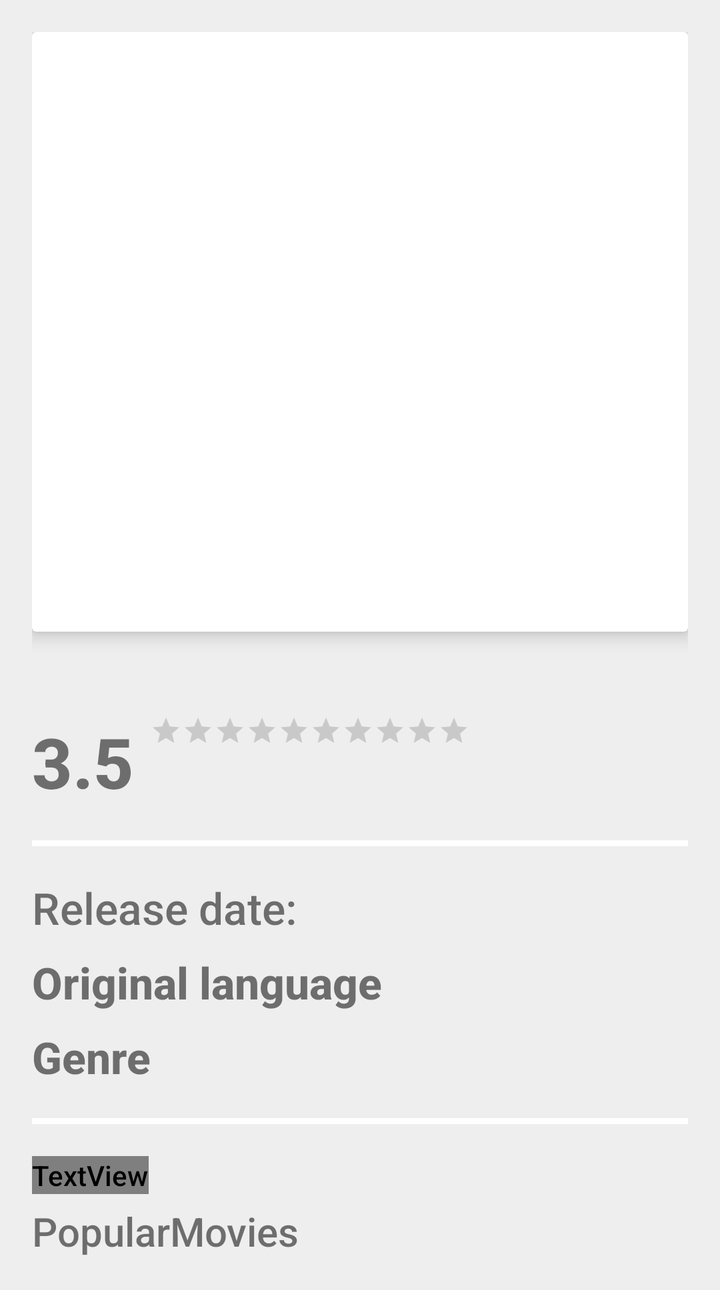
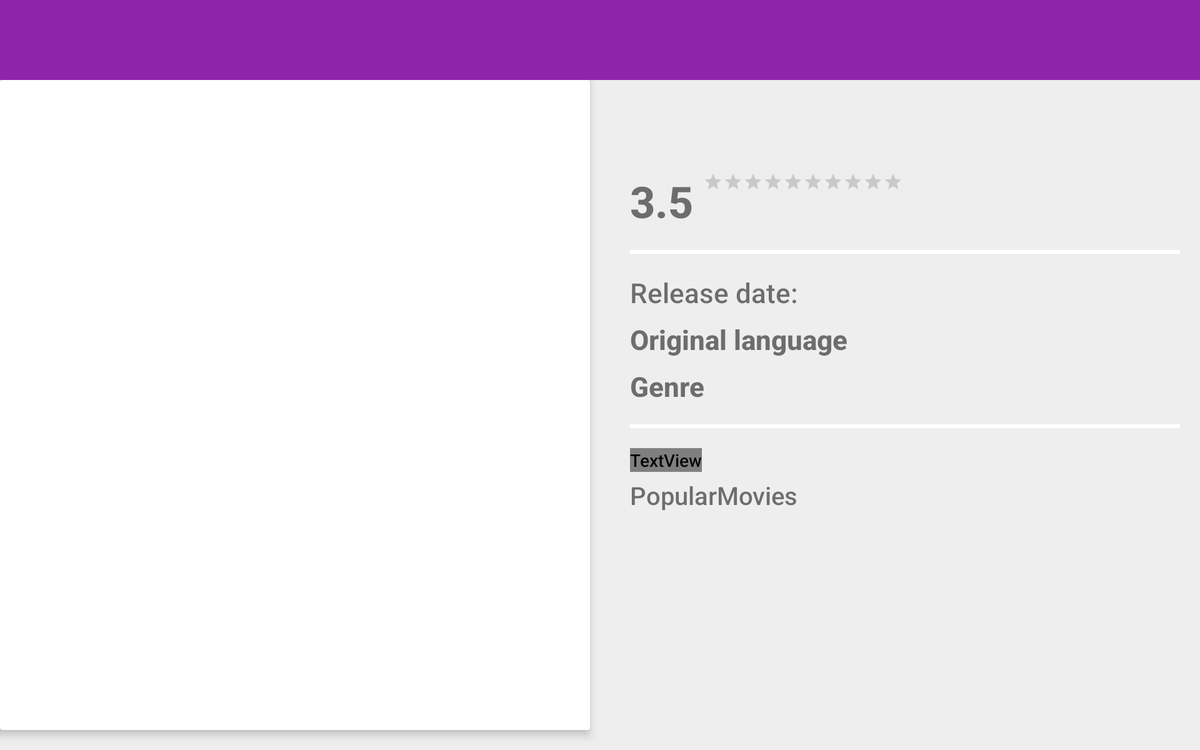

First picture: res/layout/ on a phone held upright. Second picture: the repository's own variant of that layout, on a device whose configuration matches the variant's folder. Source for both follows.
<!-- AndroidManifest.xml: application theme AppTheme -->
<!-- res/layout/fragment_main_detail.xml -->
<?xml version="1.0" encoding="utf-8"?>
<ScrollView android:layout_width="match_parent"
            android:layout_height="match_parent"
            android:id="@+id/scroller"
            android:background="@color/background"
            xmlns:android="http://schemas.android.com/apk/res/android">

    <RelativeLayout
            android:padding="16dp"
            xmlns:tools="http://schemas.android.com/tools"
            android:layout_width="match_parent"
            android:layout_height="wrap_content"
            xmlns:android="http://schemas.android.com/apk/res/android"
            xmlns:app="http://schemas.android.com/apk/res-auto">

        <android.support.v7.widget.CardView
                android:layout_width="match_parent"
                android:layout_height="@dimen/card_size"
                android:id="@+id/card_movie_details"
                app:cardElevation="@dimen/default_card_elevation"
                android:padding="@dimen/view_side_margin">


            <ImageView
                    android:id="@+id/movie_image"
                    android:scaleType="centerCrop"
                    android:layout_width="match_parent"
                    android:layout_height="match_parent"/>


        </android.support.v7.widget.CardView>


            <include
                    android:layout_width="match_parent"
                    android:layout_height="wrap_content"
                    android:layout_below="@+id/card_movie_details"
                    layout="@layout/layout_main_detail" />


    </RelativeLayout>
</ScrollView>
<!-- res/layout/layout_main_detail.xml (included above) -->
<?xml version="1.0" encoding="utf-8"?>
<RelativeLayout
        xmlns:android="http://schemas.android.com/apk/res/android"
        android:layout_width="match_parent"
        xmlns:tools="http://schemas.android.com/tools"
        xmlns:app="http://schemas.android.com/apk/res-auto"
        android:layout_marginTop="@dimen/inter_block_margin"
        android:layout_height="wrap_content">

    <TextView
            android:id="@+id/tv_title"
            android:textSize="@dimen/big_text_size"
            android:textStyle="bold"
            android:layout_width="wrap_content"
            android:layout_marginBottom="@dimen/inter_view_margin"
            android:layout_height="wrap_content"/>

    <TextView
            android:id="@+id/tv_rating_score"
            android:textSize="@dimen/largest_text_size"
            android:layout_below="@+id/tv_title"
            android:textStyle="bold"
            android:text="3.5"
            android:layout_marginEnd="@dimen/inter_view_margin"
            android:layout_marginRight="@dimen/inter_view_margin"
            android:layout_width="wrap_content"
            android:layout_height="wrap_content"/>

    <RatingBar
            android:id="@+id/rb_user_rating"
            style="?attr/ratingBarStyleSmall"
            android:numStars="10"
            android:stepSize="0.1"
            android:layout_toRightOf="@+id/tv_rating_score"
            android:layout_toEndOf="@+id/tv_rating_score"
            android:layout_below="@+id/tv_title"
            android:layout_alignTop="@+id/tv_rating_score"
            android:layout_width="wrap_content"
            android:layout_height="wrap_content"/>

    <TextView
            android:id="@+id/tv_number_pple_rated"
            android:layout_width="wrap_content"
            android:layout_alignBottom="@+id/tv_rating_score"
            android:layout_toEndOf="@+id/tv_rating_score"
            android:layout_toRightOf="@+id/tv_rating_score"
            android:layout_height="wrap_content"/>

    <View
            android:id="@+id/stub_1"
            android:layout_marginTop="@dimen/inter_block_margin"
            android:background="@android:color/white"
            android:layout_marginBottom="@dimen/inter_block_margin"
            android:layout_below="@+id/tv_rating_score"
            android:layout_width="match_parent"
            android:layout_height="3dp"/>

    <TextView
            android:id="@+id/tv_date"
            android:textSize="@dimen/title_text_size"
            android:layout_below="@+id/stub_1"
            android:layout_marginEnd="@dimen/inter_view_margin"
            android:layout_marginRight="@dimen/inter_view_margin"
            android:text="@string/release_date"
            android:layout_marginBottom="@dimen/inter_view_margin"
            android:layout_width="wrap_content"
            android:layout_height="wrap_content"/>
    <TextView
            android:id="@+id/tv_release_date"
            android:textSize="@dimen/title_text_size"
            android:layout_toRightOf="@+id/tv_language_label"
            android:layout_toEndOf="@+id/tv_language_label"
            android:layout_marginStart="@dimen/view_side_margin"
            android:layout_alignBaseline="@+id/tv_date"
            android:layout_marginLeft="@dimen/view_side_margin"
            android:layout_marginBottom="@dimen/inter_view_margin"
            android:layout_width="wrap_content"
            android:layout_height="wrap_content"/>

    <TextView
            android:id="@+id/tv_language_label"
            android:textSize="@dimen/title_text_size"
            android:textStyle="bold"
            android:layout_marginEnd="@dimen/inter_view_margin"
            android:layout_marginRight="@dimen/inter_view_margin"
            android:layout_below="@+id/tv_date"
            android:text="@string/original_language"
            android:layout_width="wrap_content"
            android:layout_height="wrap_content"/>

    <TextView
            android:id="@+id/tv_language"
            android:textSize="@dimen/title_text_size"
            android:layout_alignBaseline="@+id/tv_language_label"
            android:layout_toRightOf="@+id/tv_language_label"
            android:layout_toEndOf="@+id/tv_language_label"
            android:layout_width="wrap_content"
            android:layout_height="wrap_content"/>

    <TextView
            android:id="@+id/tv_genre_label"
            android:textSize="@dimen/title_text_size"
            android:layout_width="wrap_content"
            android:text="@string/genre"
            android:textStyle="bold"
            android:layout_marginRight="@dimen/inter_view_margin"
            android:layout_marginEnd="@dimen/inter_view_margin"
            android:layout_marginTop="@dimen/inter_view_margin"
            android:layout_below="@+id/tv_language_label"
            android:layout_height="wrap_content"/>

    <TextView
            android:id="@+id/tv_genre"
            android:textSize="@dimen/title_text_size"
            android:layout_alignBaseline="@+id/tv_genre_label"
            android:layout_toRightOf="@+id/tv_language_label"
            android:layout_toEndOf="@+id/tv_language_label"
            android:layout_below="@+id/tv_language_label"
            android:layout_width="wrap_content"
            android:layout_height="wrap_content"/>

    <View
            android:id="@+id/stub_2"
            android:layout_marginTop="@dimen/inter_block_margin"
            android:background="@android:color/white"
            android:layout_marginBottom="@dimen/inter_block_margin"
            android:layout_below="@+id/tv_genre"
            android:layout_width="match_parent"
            android:layout_height="3dp"/>


    <TextView
            android:id="@+id/tv_synopsis"
            android:textSize="@dimen/title_text_size"
            android:text="@string/plot_synopsis"
            android:textStyle="bold"
            android:fontFamily="roboto"
            android:layout_below="@+id/stub_2"
            android:layout_marginBottom="@dimen/view_side_margin"
            android:layout_width="wrap_content"
            android:layout_height="wrap_content"/>
    <TextView
            android:id="@+id/tv_summary"
            android:textSize="@dimen/body_text_size"
            android:layout_below="@+id/tv_synopsis"
            android:layout_width="match_parent"
            tools:text="@string/app_name"
            android:layout_height="wrap_content"/>

</RelativeLayout>
<!-- resources referenced by this layout -->
<resources>
  <color name="background">#EEEEEE</color>
  <dimen name="big_text_size">25sp</dimen>
  <dimen name="body_text_size">20sp</dimen>
  <dimen name="card_size">300dp</dimen>
  <dimen name="default_card_elevation">5dp</dimen>
  <dimen name="inter_block_margin">16dp</dimen>
  <dimen name="inter_view_margin">8dp</dimen>
  <dimen name="largest_text_size">35sp</dimen>
  <dimen name="title_text_size">22sp</dimen>
  <dimen name="view_side_margin">5dp</dimen>
  <string name="app_name">PopularMovies</string>
  <string name="genre">Genre</string>
  <string name="original_language">Original language</string>
  <string name="plot_synopsis">Synopsis</string>
  <string name="release_date">Release date:</string>
  <style name="AppTheme" parent="Theme.AppCompat.Light.NoActionBar">
          
          <item name="colorPrimary">@color/colorPrimary</item>
          <item name="colorPrimaryDark">@color/colorPrimaryDark</item>
          <item name="colorAccent">@color/colorAccent</item>
          <item name="android:textViewStyle">@style/RobotoTextView</item>
          <item name="buttonStyle">@style/RobotoButton</item>
          
      </style>
  <color name="colorPrimary">#8e24aa</color>
  <color name="colorPrimaryDark">#7b1fa2</color>
  <color name="colorAccent">#00897b</color>
  <style name="RobotoTextView" parent="android:Widget.TextView">
          <item name="android:fontFamily">@string/font_family_medium</item>
      </style>
  <style name="RobotoButton" parent="android:Widget.Button">
          <item name="android:fontFamily">@string/font_family_medium</item>
      </style>
  <string name="font_family_medium">sans-serif-medium</string>
</resources>
<!-- res/layout-sw600dp-land/fragment_main_detail.xml (the repository's variant of the layout above) -->
<!-- drawn on a 7-inch tablet turned sideways -->
<?xml version="1.0" encoding="utf-8"?>
<RelativeLayout android:layout_width="match_parent"
                android:layout_height="match_parent"
                xmlns:android="http://schemas.android.com/apk/res/android">

    <android.support.v7.widget.Toolbar
            android:layout_width="match_parent"
            android:minHeight="?attr/actionBarSize"
            android:id="@+id/toolbar"
            android:background="?attr/colorPrimary"
            android:layout_height="wrap_content"/>

    <LinearLayout
            android:layout_width="match_parent"
            android:orientation="horizontal"
            android:layout_below="@+id/toolbar"
            android:background="@color/background"
            xmlns:tools="http://schemas.android.com/tools"
            xmlns:android="http://schemas.android.com/apk/res/android"
            android:layout_height="match_parent">


        <android.support.v7.widget.CardView
                android:layout_width="@dimen/zero_dp"
                android:layout_height="match_parent"
                xmlns:app="http://schemas.android.com/apk/res-auto"
                android:layout_marginBottom="@dimen/inter_block_margin"
                android:padding="@dimen/inter_block_margin"
                android:layout_weight="3"
                app:cardElevation="@dimen/default_card_elevation">


            <ImageView
                    android:id="@+id/movie_image"
                    android:scaleType="centerCrop"
                    android:layout_width="match_parent"
                    android:layout_height="match_parent"/>

        </android.support.v7.widget.CardView>

        <ScrollView
                android:scrollbars="vertical"
                android:layout_width="0dp"
                android:layout_weight="3"
                android:id="@+id/scroller"
                android:padding="@dimen/inter_block_margin"
                android:layout_marginStart="@dimen/inter_block_margin"
                android:layout_marginLeft="@dimen/inter_block_margin"
                android:layout_height="match_parent">

            <include layout="@layout/layout_main_detail" />
        </ScrollView>

    </LinearLayout>
</RelativeLayout>
<!-- resources referenced by the variant -->
<!-- as a 7-inch tablet turned sideways resolves them -->
<resources>
  <color name="background">#EEEEEE</color>
  <dimen name="big_text_size">25sp</dimen>
  <dimen name="body_text_size">20sp</dimen>
  <dimen name="default_card_elevation">5dp</dimen>
  <dimen name="inter_block_margin">16dp</dimen>
  <dimen name="inter_view_margin">8dp</dimen>
  <dimen name="largest_text_size">35sp</dimen>
  <dimen name="title_text_size">22sp</dimen>
  <dimen name="view_side_margin">5dp</dimen>
  <dimen name="zero_dp">0dp</dimen>
  <string name="app_name">PopularMovies</string>
  <string name="genre">Genre</string>
  <string name="original_language">Original language</string>
  <string name="plot_synopsis">Synopsis</string>
  <string name="release_date">Release date:</string>
  <style name="AppTheme" parent="Theme.AppCompat.Light.NoActionBar">
          
          <item name="colorPrimary">@color/colorPrimary</item>
          <item name="colorPrimaryDark">@color/colorPrimaryDark</item>
          <item name="colorAccent">@color/colorAccent</item>
          <item name="android:textViewStyle">@style/RobotoTextView</item>
          <item name="buttonStyle">@style/RobotoButton</item>
          
      </style>
  <color name="colorPrimary">#8e24aa</color>
  <color name="colorPrimaryDark">#7b1fa2</color>
  <color name="colorAccent">#00897b</color>
  <style name="RobotoTextView" parent="android:Widget.TextView">
          <item name="android:fontFamily">@string/font_family_medium</item>
      </style>
  <style name="RobotoButton" parent="android:Widget.Button">
          <item name="android:fontFamily">@string/font_family_medium</item>
      </style>
  <string name="font_family_medium">sans-serif-medium</string>
</resources>
